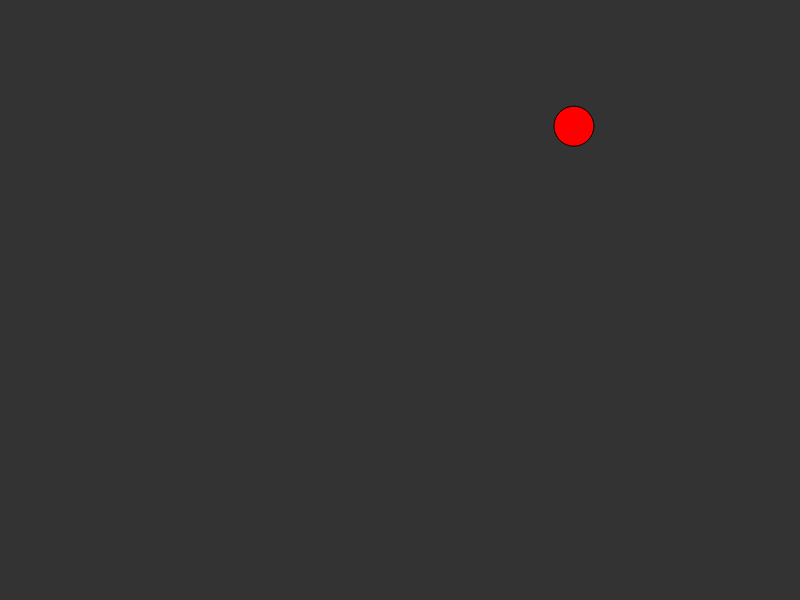
Frame 1 (no input)
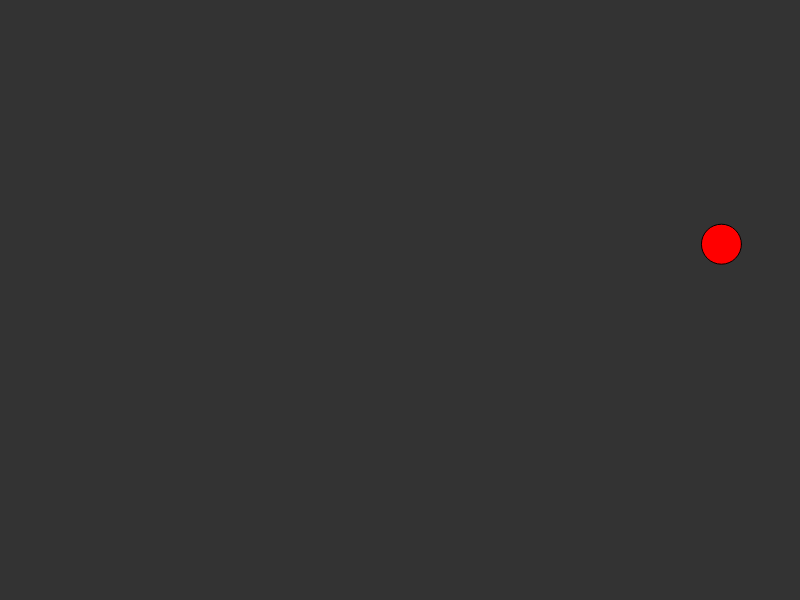
Frame 60 (no input)
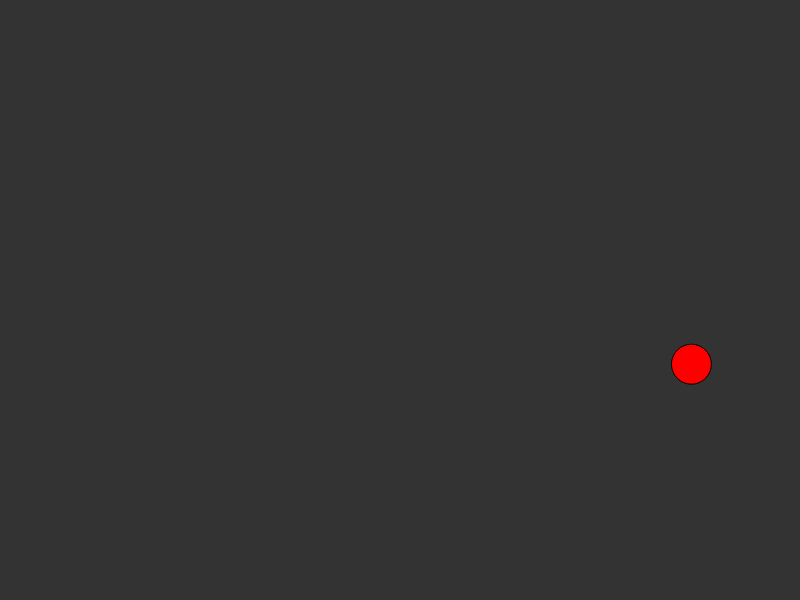
Frame 120 (the mouse pressed at the canvas centre since frame 60)

The p5.js sketch that drew these frames (run headless with seeded random() and noise() and a simulated clock; from frame 60 on, the mouse is pressed at the canvas centre):

// p5.js sketch
// ── sketch.js

const winWidth = 800;
const winheight = 600;
let position;
let velocity;
let ballSize;  

function setup() {
  createCanvas(winWidth, winheight);
  position = createVector(random(0, winWidth), random(0, winheight));
  velocity = createVector(2.5, 2);
  ballSize = 40;
}

function draw() {
  background(51);
  position.add(velocity);

  //Rebotar en los bordes
  if(position.x > width - (ballSize / 2) || position.x < ballSize / 2){
    velocity.x *= -1; 
  }
  if(position.y > height - (ballSize / 2) || position.y < ballSize / 2){
    velocity.y *= -1; 
  }

  stroke(0);
  fill(255, 0, 0);
  circle(position.x, position.y, ballSize);
}
